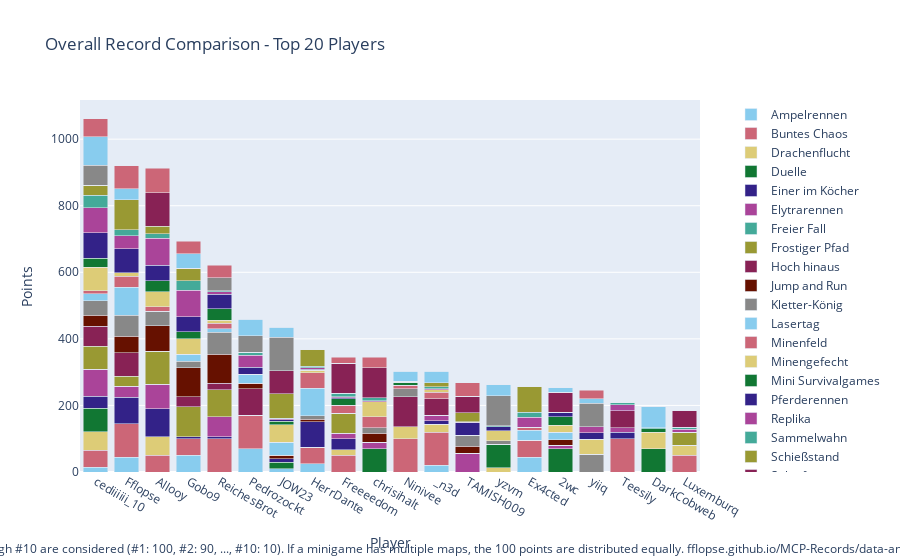

Notebook code for this chart:
### Code cell
import plotly.graph_objects as go

# Sum all columns to get the total score
outDf['Total'] = outDf.sum(axis=1)

# Sort by total score and fill N/A values with 0
outDf = outDf.sort_values(by='Total', ascending=False).fillna(0)

# Crop to top 10 players
cropDf = outDf.head(20).copy()

# Drop the 'Total' column for plotting
cropDf = cropDf.drop(columns=['Total'])

# Create a color palette
color_palette = px.colors.qualitative.Safe

# Create the stacked bar plot
fig = go.Figure()

for column in cropDf.columns.difference(['Player']):
    fig.add_trace(go.Bar(
        x=cropDf.index,
        y=cropDf[column],
        name=column,
        marker_color=color_palette[len(fig.data) % len(color_palette)]
    ))

# Update layout
fig.update_layout(
    barmode='stack',
    title='Overall Record Comparison - Top 20 Players',
    xaxis=dict(title='Player'),
    yaxis=dict(title='Points'),
    #height=800,
    #width=1000,
    legend=dict(
        x=1.05,
        y=0.5,
        traceorder='normal',
        font=dict(size=12),
        bgcolor='rgba(255, 255, 255, 0)',
        bordercolor='rgba(0, 0, 0, 0)'
    ),
    margin=dict(r=200),  # Adjust right margin to make room for the legend
    annotations=[
        dict(
            x=0.5,
            y=-0.235,
            xref='paper',
            yref='paper',
            text='Max 100 points per minigame. Records #1 through #10 are considered (#1: 100, #2: 90, ..., #10: 10). If a minigame has multiple maps, the 100 points are distributed equally. fflopse.github.io/MCP-Records/data-analysis/global-ranking.ipynb',
            showarrow=False,
            font=dict(size=12),
            xanchor='center'
        )
    ]
)

fig.show()

# save the plot as an html file

fig.write_html('out/overall_record_comparison.html')

### Figure 1 — Plotly figure (JSON) as saved in the notebook; plotly's stock layout.template omitted (floating-point values rounded to 4 significant figures)
{"data": [{"marker": {"color": "rgb(136, 204, 238)"}, "name": "Ampelrennen", "type": "bar", "x": ["cediiiiii_10", "Fflopse", "Allooy", "Gobo9", "ReichesBrot", "Pedrozockt", "JOW23", "HerrDante", "Freeeedom", "chrisihalt", "Ninivee", "_n3d", "TAMISH009", "yzvm", "Ex4cted", "2wc", "yiiq", "Teesily", "DarkCobweb", "Luxemburq"], "y": [15, 45, 0, 50, 0, 70, 10, 25, 0, 0, 0, 20, 0, 0, 45, 0, 0, 0, 0, 0]}, {"marker": {"color": "rgb(204, 102, 119)"}, "name": "Buntes Chaos", "type": "bar", "x": ["cediiiiii_10", "Fflopse", "Allooy", "Gobo9", "ReichesBrot", "Pedrozockt", "JOW23", "HerrDante", "Freeeedom", "chrisihalt", "Ninivee", "_n3d", "TAMISH009", "yzvm", "Ex4cted", "2wc", "yiiq", "Teesily", "DarkCobweb", "Luxemburq"], "y": [50, 100, 50, 50, 100, 100, 0, 50, 50, 0, 100, 100, 0, 0, 50, 0, 0, 100, 0, 50]}, {"marker": {"color": "rgb(221, 204, 119)"}, "name": "Drachenflucht", "type": "bar", "x": ["cediiiiii_10", "Fflopse", "Allooy", "Gobo9", "ReichesBrot", "Pedrozockt", "JOW23", "HerrDante", "Freeeedom", "chrisihalt", "Ninivee", "_n3d", "TAMISH009", "yzvm", "Ex4cted", "2wc", "yiiq", "Teesily", "DarkCobweb", "Luxemburq"], "y": [56.67, 0, 56.67, 0, 0, 0, 0, 0, 16.67, 0, 36.67, 23.33, 0, 13.33, 0, 0, 0, 0, 0, 30]}, {"marker": {"color": "rgb(17, 119, 51)"}, "name": "Duelle", "type": "bar", "x": ["cediiiiii_10", "Fflopse", "Allooy", "Gobo9", "ReichesBrot", "Pedrozockt", "JOW23", "HerrDante", "Freeeedom", "chrisihalt", "Ninivee", "_n3d", "TAMISH009", "yzvm", "Ex4cted", "2wc", "yiiq", "Teesily", "DarkCobweb", "Luxemburq"], "y": [70, 0, 0, 0, 0, 0, 20, 0, 0, 70, 0, 0, 0, 70, 0, 70, 0, 0, 70, 0]}, {"marker": {"color": "rgb(51, 34, 136)"}, "name": "Einer im Köcher", "type": "bar", "x": ["cediiiiii_10", "Fflopse", "Allooy", "Gobo9", "ReichesBrot", "Pedrozockt", "JOW23", "HerrDante", "Freeeedom", "chrisihalt", "Ninivee", "_n3d", "TAMISH009", "yzvm", "Ex4cted", "2wc", "yiiq", "Teesily", "DarkCobweb", "Luxemburq"], "y": [36.67, 80, 83.33, 6.667, 6.667, 0, 10, 76.67, 33.33, 0, 0, 10, 0, 0, 0, 0, 0, 20, 0, 0]}, {"marker": {"color": "rgb(170, 68, 153)"}, "name": "Elytrarennen", "type": "bar", "x": ["cediiiiii_10", "Fflopse", "Allooy", "Gobo9", "ReichesBrot", "Pedrozockt", "JOW23", "HerrDante", "Freeeedom", "chrisihalt", "Ninivee", "_n3d", "TAMISH009", "yzvm", "Ex4cted", "2wc", "yiiq", "Teesily", "DarkCobweb", "Luxemburq"], "y": [80, 33.33, 73.33, 0, 60, 0, 0, 0, 16.67, 20, 0, 16.67, 56.67, 0, 0, 10, 0, 13.33, 0, 0]}, {"marker": {"color": "rgb(68, 170, 153)"}, "name": "Freier Fall", "type": "bar", "x": ["cediiiiii_10", "Fflopse", "Allooy", "Gobo9", "ReichesBrot", "Pedrozockt", "JOW23", "HerrDante", "Freeeedom", "chrisihalt", "Ninivee", "_n3d", "TAMISH009", "yzvm", "Ex4cted", "2wc", "yiiq", "Teesily", "DarkCobweb", "Luxemburq"], "y": [0, 0, 0, 0, 0, 0, 0, 0, 0, 0, 0, 0, 0, 0, 0, 0, 0, 0, 0, 0]}, {"marker": {"color": "rgb(153, 153, 51)"}, "name": "Frostiger Pfad", "type": "bar", "x": ["cediiiiii_10", "Fflopse", "Allooy", "Gobo9", "ReichesBrot", "Pedrozockt", "JOW23", "HerrDante", "Freeeedom", "chrisihalt", "Ninivee", "_n3d", "TAMISH009", "yzvm", "Ex4cted", "2wc", "yiiq", "Teesily", "DarkCobweb", "Luxemburq"], "y": [70, 30, 100, 90, 80, 0, 0, 0, 60, 0, 0, 0, 0, 0, 0, 0, 0, 0, 0, 40]}, {"marker": {"color": "rgb(136, 34, 85)"}, "name": "Hoch hinaus", "type": "bar", "x": ["cediiiiii_10", "Fflopse", "Allooy", "Gobo9", "ReichesBrot", "Pedrozockt", "JOW23", "HerrDante", "Freeeedom", "chrisihalt", "Ninivee", "_n3d", "TAMISH009", "yzvm", "Ex4cted", "2wc", "yiiq", "Teesily", "DarkCobweb", "Luxemburq"], "y": [60, 70, 0, 30, 20, 80, 0, 0, 0, 0, 90, 50, 0, 0, 0, 0, 0, 50, 0, 0]}, {"marker": {"color": "rgb(102, 17, 0)"}, "name": "Jump and Run", "type": "bar", "x": ["cediiiiii_10", "Fflopse", "Allooy", "Gobo9", "ReichesBrot", "Pedrozockt", "JOW23", "HerrDante", "Freeeedom", "chrisihalt", "Ninivee", "_n3d", "TAMISH009", "yzvm", "Ex4cted", "2wc", "yiiq", "Teesily", "DarkCobweb", "Luxemburq"], "y": [33.33, 50, 76.67, 86.67, 86.67, 16.67, 10, 6.667, 0, 26.67, 0, 0, 20, 0, 0, 16.67, 0, 0, 0, 0]}, {"marker": {"color": "rgb(136, 136, 136)"}, "name": "Kletter-König", "type": "bar", "x": ["cediiiiii_10", "Fflopse", "Allooy", "Gobo9", "ReichesBrot", "Pedrozockt", "JOW23", "HerrDante", "Freeeedom", "chrisihalt", "Ninivee", "_n3d", "TAMISH009", "yzvm", "Ex4cted", "2wc", "yiiq", "Teesily", "DarkCobweb", "Luxemburq"], "y": [43.33, 63.33, 43.33, 20, 66.67, 0, 0, 10, 0, 16.67, 23.33, 0, 33.33, 10, 0, 0, 53.33, 0, 0, 0]}, {"marker": {"color": "rgb(136, 204, 238)"}, "name": "Lasertag", "type": "bar", "x": ["cediiiiii_10", "Fflopse", "Allooy", "Gobo9", "ReichesBrot", "Pedrozockt", "JOW23", "HerrDante", "Freeeedom", "chrisihalt", "Ninivee", "_n3d", "TAMISH009", "yzvm", "Ex4cted", "2wc", "yiiq", "Teesily", "DarkCobweb", "Luxemburq"], "y": [20, 83.33, 0, 20, 10, 26.67, 40, 83.33, 0, 0, 0, 0, 0, 0, 30, 23.33, 0, 0, 0, 0]}, {"marker": {"color": "rgb(204, 102, 119)"}, "name": "Minenfeld", "type": "bar", "x": ["cediiiiii_10", "Fflopse", "Allooy", "Gobo9", "ReichesBrot", "Pedrozockt", "JOW23", "HerrDante", "Freeeedom", "chrisihalt", "Ninivee", "_n3d", "TAMISH009", "yzvm", "Ex4cted", "2wc", "yiiq", "Teesily", "DarkCobweb", "Luxemburq"], "y": [10, 33.33, 13.33, 0, 16.67, 0, 0, 46.67, 23.33, 33.33, 10, 20, 0, 0, 10, 0, 0, 0, 0, 0]}, {"marker": {"color": "rgb(221, 204, 119)"}, "name": "Minengefecht", "type": "bar", "x": ["cediiiiii_10", "Fflopse", "Allooy", "Gobo9", "ReichesBrot", "Pedrozockt", "JOW23", "HerrDante", "Freeeedom", "chrisihalt", "Ninivee", "_n3d", "TAMISH009", "yzvm", "Ex4cted", "2wc", "yiiq", "Teesily", "DarkCobweb", "Luxemburq"], "y": [70, 10, 45, 47.5, 10, 0, 52.5, 7.5, 0, 45, 0, 7.5, 0, 30, 0, 20, 45, 0, 50, 0]}, {"marker": {"color": "rgb(17, 119, 51)"}, "name": "Mini Survivalgames", "type": "bar", "x": ["cediiiiii_10", "Fflopse", "Allooy", "Gobo9", "ReichesBrot", "Pedrozockt", "JOW23", "HerrDante", "Freeeedom", "chrisihalt", "Ninivee", "_n3d", "TAMISH009", "yzvm", "Ex4cted", "2wc", "yiiq", "Teesily", "DarkCobweb", "Luxemburq"], "y": [26.67, 0, 33.33, 20, 33.33, 0, 10, 0, 20, 0, 10, 0, 0, 0, 0, 26.67, 0, 0, 10, 0]}, {"marker": {"color": "rgb(51, 34, 136)"}, "name": "Pferderennen", "type": "bar", "x": ["cediiiiii_10", "Fflopse", "Allooy", "Gobo9", "ReichesBrot", "Pedrozockt", "JOW23", "HerrDante", "Freeeedom", "chrisihalt", "Ninivee", "_n3d", "TAMISH009", "yzvm", "Ex4cted", "2wc", "yiiq", "Teesily", "DarkCobweb", "Luxemburq"], "y": [76.67, 71.67, 46.67, 45, 43.33, 21.67, 5, 3.333, 3.333, 0, 0, 0, 38.33, 13.33, 0, 11.67, 20, 0, 0, 0]}, {"marker": {"color": "rgb(170, 68, 153)"}, "name": "Replika", "type": "bar", "x": ["cediiiiii_10", "Fflopse", "Allooy", "Gobo9", "ReichesBrot", "Pedrozockt", "JOW23", "HerrDante", "Freeeedom", "chrisihalt", "Ninivee", "_n3d", "TAMISH009", "yzvm", "Ex4cted", "2wc", "yiiq", "Teesily", "DarkCobweb", "Luxemburq"], "y": [76.31, 39.13, 80.49, 80.58, 8.155, 35.83, 2.621, 3.592, 3.01, 2.427, 0, 2.233, 0.4854, 0, 29.32, 0.9709, 18.35, 18.35, 0.1942, 7.961]}, {"marker": {"color": "rgb(68, 170, 153)"}, "name": "Sammelwahn", "type": "bar", "x": ["cediiiiii_10", "Fflopse", "Allooy", "Gobo9", "ReichesBrot", "Pedrozockt", "JOW23", "HerrDante", "Freeeedom", "chrisihalt", "Ninivee", "_n3d", "TAMISH009", "yzvm", "Ex4cted", "2wc", "yiiq", "Teesily", "DarkCobweb", "Luxemburq"], "y": [36.43, 18.33, 13.33, 28.81, 2.381, 8.333, 0.9524, 5.238, 10.71, 8.571, 3.095, 5.714, 2.143, 2.619, 14.52, 0.4762, 0, 5.952, 2.857, 6.905]}, {"marker": {"color": "rgb(153, 153, 51)"}, "name": "Schießstand", "type": "bar", "x": ["cediiiiii_10", "Fflopse", "Allooy", "Gobo9", "ReichesBrot", "Pedrozockt", "JOW23", "HerrDante", "Freeeedom", "chrisihalt", "Ninivee", "_n3d", "TAMISH009", "yzvm", "Ex4cted", "2wc", "yiiq", "Teesily", "DarkCobweb", "Luxemburq"], "y": [30, 90, 23.33, 36.67, 0, 0, 73.33, 50, 0, 0, 0, 13.33, 26.67, 0, 76.67, 0, 0, 0, 0, 0]}, {"marker": {"color": "rgb(136, 34, 85)"}, "name": "Spleef", "type": "bar", "x": ["cediiiiii_10", "Fflopse", "Allooy", "Gobo9", "ReichesBrot", "Pedrozockt", "JOW23", "HerrDante", "Freeeedom", "chrisihalt", "Ninivee", "_n3d", "TAMISH009", "yzvm", "Ex4cted", "2wc", "yiiq", "Teesily", "DarkCobweb", "Luxemburq"], "y": [0, 0, 100, 0, 0, 0, 70, 0, 90, 90, 0, 0, 50, 0, 0, 60, 0, 0, 0, 50]}, {"marker": {"color": "rgb(102, 17, 0)"}, "name": "Todeswürfel", "type": "bar", "x": ["cediiiiii_10", "Fflopse", "Allooy", "Gobo9", "ReichesBrot", "Pedrozockt", "JOW23", "HerrDante", "Freeeedom", "chrisihalt", "Ninivee", "_n3d", "TAMISH009", "yzvm", "Ex4cted", "2wc", "yiiq", "Teesily", "DarkCobweb", "Luxemburq"], "y": [0, 0, 0, 0, 0, 0, 0, 0, 0, 0, 0, 0, 0, 0, 0, 0, 0, 0, 0, 0]}, {"marker": {"color": "rgb(136, 136, 136)"}, "name": "Waffenfolge", "type": "bar", "x": ["cediiiiii_10", "Fflopse", "Allooy", "Gobo9", "ReichesBrot", "Pedrozockt", "JOW23", "HerrDante", "Freeeedom", "chrisihalt", "Ninivee", "_n3d", "TAMISH009", "yzvm", "Ex4cted", "2wc", "yiiq", "Teesily", "DarkCobweb", "Luxemburq"], "y": [60, 0, 0, 0, 40, 50, 100, 0, 0, 0, 0, 0, 0, 90, 0, 0, 70, 0, 0, 0]}, {"marker": {"color": "rgb(136, 204, 238)"}, "name": "Walls", "type": "bar", "x": ["cediiiiii_10", "Fflopse", "Allooy", "Gobo9", "ReichesBrot", "Pedrozockt", "JOW23", "HerrDante", "Freeeedom", "chrisihalt", "Ninivee", "_n3d", "TAMISH009", "yzvm", "Ex4cted", "2wc", "yiiq", "Teesily", "DarkCobweb", "Luxemburq"], "y": [86.67, 33.33, 0, 43.33, 0, 50, 30, 0, 0, 0, 30, 33.33, 0, 33.33, 0, 13.33, 13.33, 0, 63.33, 0]}, {"marker": {"color": "rgb(204, 102, 119)"}, "name": "Wettrennen", "type": "bar", "x": ["cediiiiii_10", "Fflopse", "Allooy", "Gobo9", "ReichesBrot", "Pedrozockt", "JOW23", "HerrDante", "Freeeedom", "chrisihalt", "Ninivee", "_n3d", "TAMISH009", "yzvm", "Ex4cted", "2wc", "yiiq", "Teesily", "DarkCobweb", "Luxemburq"], "y": [54, 70, 74, 38, 38, 0, 0, 0, 18, 32, 0, 0, 40, 0, 0, 0, 26, 0, 0, 0]}], "layout": {"annotations": [{"font": {"size": 12}, "showarrow": false, "text": "Max 100 points per minigame. Records #1 through #10 are considered (#1: 100, #2: 90, ..., #10: 10). If a minigame has multiple maps, the 100 points are distributed equally. fflopse.github.io/MCP-Records/data-analysis/global-ranking.ipynb", "x": 0.5, "xanchor": "center", "xref": "paper", "y": -0.235, "yref": "paper"}], "barmode": "stack", "legend": {"bgcolor": "rgba(255, 255, 255, 0)", "bordercolor": "rgba(0, 0, 0, 0)", "font": {"size": 12}, "traceorder": "normal", "x": 1.05, "y": 0.5}, "margin": {"r": 200}, "title": {"text": "Overall Record Comparison - Top 20 Players"}, "xaxis": {"title": {"text": "Player"}}, "yaxis": {"title": {"text": "Points"}}}}
